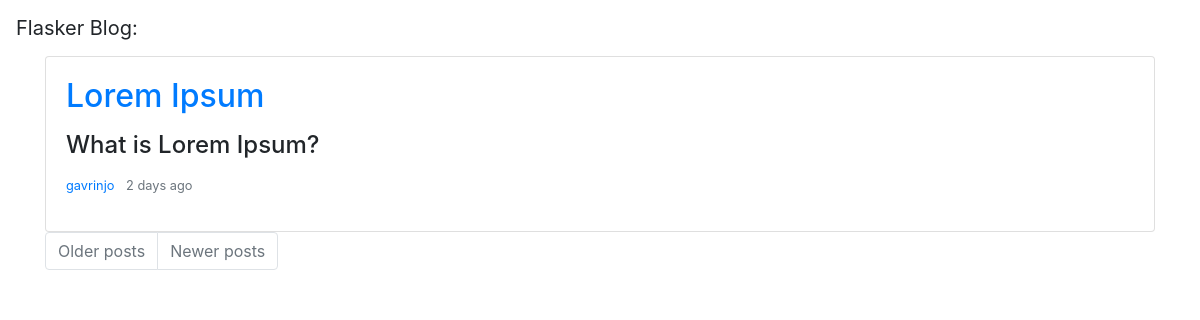
The page /index on the database as committed earlier.
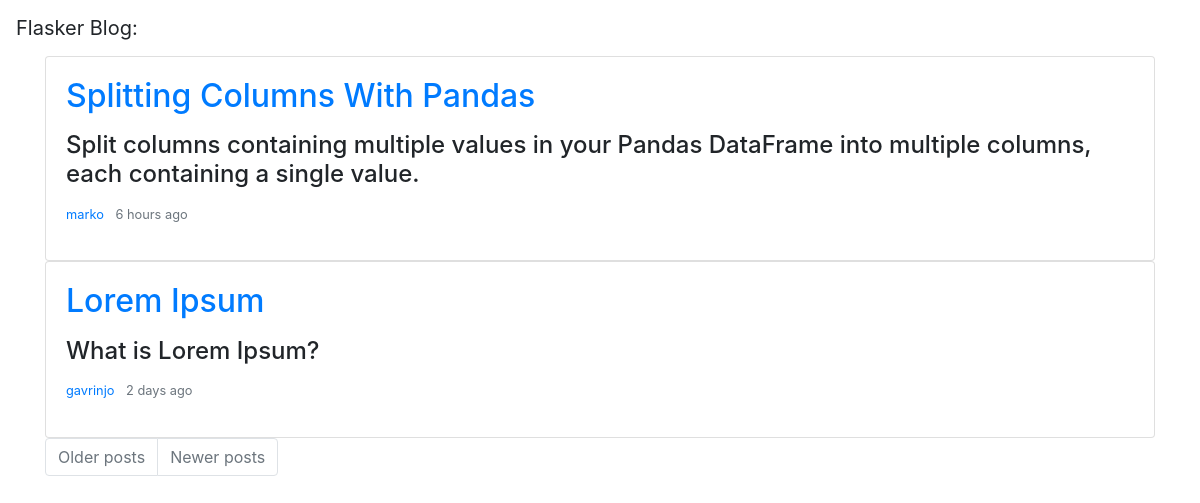
The same page on the database as committed later.
### app/models.py (models this page shows, shortened)
class Article(db.Model):
    id = db.Column(db.Integer, primary_key=True)
    title = db.Column(db.String(64))
    subtitle = db.Column(db.String(128))
    body = db.Column(db.String(140))
    timestamp = db.Column(db.DateTime, index=True, default=datetime.utcnow)
    user_id = db.Column(db.Integer, db.ForeignKey("user.id"))

class User(UserMixin, db.Model):
    id = db.Column(db.Integer, primary_key=True)
    username = db.Column(db.String(64), index=True, unique=True)
    email = db.Column(db.String(120), index=True, unique=True)
    password_hash = db.Column(db.String(128))
    about_me = db.Column(db.String(140))
    last_seen = db.Column(db.DateTime, default=datetime.utcnow)
    article = db.relationship("Article", backref="author", lazy="dynamic")

### app/main/routes.py (the view)
@bp.route("/")
@bp.route("/index")
def index():
    page = request.args.get("page", 1, type=int)
    posts = Article.query.order_by(Article.timestamp.desc()).paginate(
        page, current_app.config["POSTS_PER_PAGE"], False)
    next_url = url_for("main.index", page=posts.next_num) \
        if posts.has_next else None
    prev_url = url_for("main.index", page=posts.prev_num) \
        if posts.has_prev else None
    return render_template("index.html", title="Home", posts=posts.items, next_url=next_url, prev_url=prev_url)

### app/main/routes.py (called while the page is built)
@bp.before_request
def before_request():
    if current_user.is_authenticated:
        current_user.last_seen = datetime.utcnow()
        db.session.commit()

### app/templates/index.html
{% extends 'base.html' %}
{% block app_content %}
    {% for post in posts %}
        {% include "post_preview.html" %}
    {% endfor %}
    <nav aria-label="Page navigation example">
        <ul class="pagination text-center">
            <li class="page-item{% if not next_url %} disabled {% endif %}">
                <a class="page-link" href="{{ next_url or '#' }}" tabindex="-1">Older posts</a>
            </li>
            <li class="page-item{% if not prev_url %} disabled {% endif %}">
                <a class="page-link" href="{{ prev_url or '#' }}" tabindex="-1">Newer posts</a>
            </li>
        </ul>
    </nav>
{% endblock app_content %}

### app/content/templates/post_preview.html (shortened to what this page needs)
     <div class="card mb-6">
        <div class="card-body">
            <a href="{{ url_for('content.page_view', title=post.title) }}">
                <h2 class="card-title">{{ post.title|safe }}</h2>
            </a>
            <p class="card-text"><h4>{{ post.subtitle|safe }}</h4></p>
            <small class="text-muted">
                <ul class="list-inline">
                    <li class="list-inline-item"><a href="{{ url_for('main.user', username=post.author.username) }}">{{ post.author.username }}</a></li>
                    <li class="list-inline-item">{{ moment(post.timestamp).fromNow() }}</li>
                </ul>
            </small>
        </div>
    </div>

Rows that differ between the two databases and show on the page:
added Article: title "Splitting Columns With Pandas", subtitle "Split columns containing multiple values in your Pandas DataFrame into multiple columns, each containing a single value.", author.username "marko", timestamp "6 hours ago"
